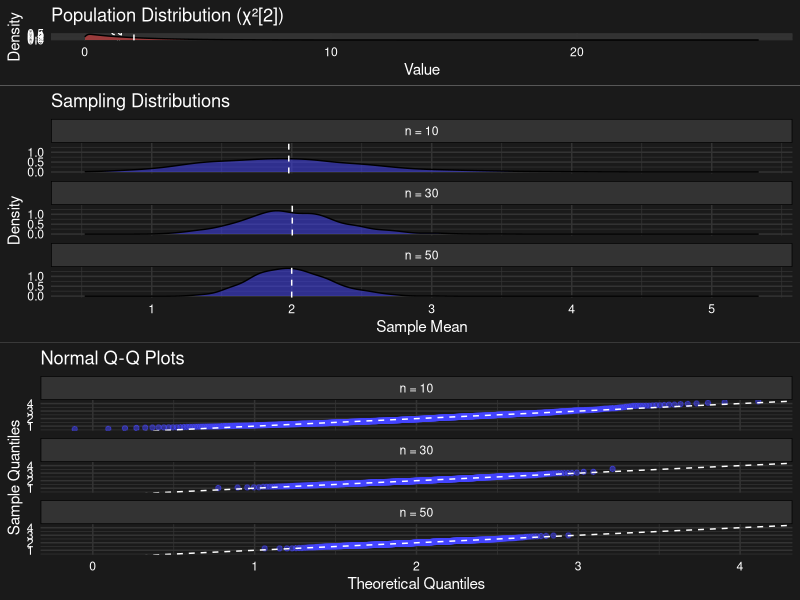

This chart was generated by the following R code:
# Enhanced CLT Visualization with Multiple Sample Sizes
library(ggplot2)
library(gridExtra)
library(cowplot)
library(dplyr)

# Generate chi-square population
set.seed(123)
n_pop <- 1000000
population <- rchisq(n_pop, df = 2)

# Function to generate sample means for different sample sizes
generate_means <- function(n_size, n_samples = 1000) {
  means <- numeric(n_samples)
  for(i in 1:n_samples) {
    means[i] <- mean(sample(population, size = n_size))
  }
  return(data.frame(
    means = means,
    size = paste("n =", n_size)
  ))
}

# Generate means for different sample sizes
sample_sizes <- c(10, 30, 50)
all_means <- do.call(rbind, lapply(sample_sizes, generate_means))

# Create QQ plots data
qq_data <- lapply(sample_sizes, function(n) {
  means <- generate_means(n)$means
  theoretical <- qnorm(ppoints(length(means)), 
                      mean = mean(means), 
                      sd = sd(means))
  data.frame(
    observed = sort(means),
    theoretical = theoretical,
    size = paste("n =", n)
  )
})
qq_data <- do.call(rbind, qq_data)

# Create plots
# Population distribution
pop_plot <- ggplot(data.frame(x = population), aes(x = x)) +
  geom_density(fill = "#ff4444", alpha = 0.5) +
  geom_vline(xintercept = mean(population), 
             color = "#ffffff", 
             linetype = "dashed") +
  annotate("text", 
           x = mean(population), 
           y = 0.5, 
           label = sprintf("μ = %.2f", mean(population)),
           color = "#ffffff",
           angle = 90,
           vjust = -1) +
  labs(title = "Population Distribution (χ²[2])",
       x = "Value",
       y = "Density") +
  theme_minimal() +
  theme(
    plot.background = element_rect(fill = "#1a1a1a", color = NA),
    panel.background = element_rect(fill = "#1a1a1a", color = NA),
    text = element_text(color = "#ffffff"),
    axis.text = element_text(color = "#ffffff"),
    panel.grid = element_line(color = "#333333")
  )

# Sampling distributions
means_plot <- ggplot(all_means, aes(x = means)) +
  geom_density(fill = "#4444ff", alpha = 0.5) +
  facet_wrap(~size, ncol = 1) +
  geom_vline(data = aggregate(means ~ size, all_means, mean),
             aes(xintercept = means),
             color = "#ffffff",
             linetype = "dashed") +
  labs(title = "Sampling Distributions",
       x = "Sample Mean",
       y = "Density") +
  theme_minimal() +
  theme(
    plot.background = element_rect(fill = "#1a1a1a", color = NA),
    panel.background = element_rect(fill = "#1a1a1a", color = NA),
    text = element_text(color = "#ffffff"),
    axis.text = element_text(color = "#ffffff"),
    panel.grid = element_line(color = "#333333"),
    strip.background = element_rect(fill = "#333333"),
    strip.text = element_text(color = "#ffffff")
  )

# QQ plots
qq_plot <- ggplot(qq_data, aes(x = theoretical, y = observed)) +
  geom_point(color = "#4444ff", alpha = 0.5) +
  geom_abline(slope = 1, intercept = 0, 
              color = "#ffffff", 
              linetype = "dashed") +
  facet_wrap(~size, ncol = 1) +
  labs(title = "Normal Q-Q Plots",
       x = "Theoretical Quantiles",
       y = "Sample Quantiles") +
  theme_minimal() +
  theme(
    plot.background = element_rect(fill = "#1a1a1a", color = NA),
    panel.background = element_rect(fill = "#1a1a1a", color = NA),
    text = element_text(color = "#ffffff"),
    axis.text = element_text(color = "#ffffff"),
    panel.grid = element_line(color = "#333333"),
    strip.background = element_rect(fill = "#333333"),
    strip.text = element_text(color = "#ffffff")
  )

# Arrange plots
combined_plots <- plot_grid(
  pop_plot, 
  means_plot, 
  qq_plot, 
  ncol = 1,
  rel_heights = c(1, 3, 3)
)

# Save final plot
ggsave("enhanced_clt_analysis.png", 
       combined_plots, 
       width = 10, 
       height = 15, 
       dpi = 300,
       bg = "#1a1a1a")

# Print summary statistics for each sample size
cat("\nSummary Statistics:\n")
for(size in sample_sizes) {
  means <- generate_means(size)$means
  cat(sprintf("\nSample Size %d:", size))
  cat(sprintf("\n  Mean: %.3f", mean(means)))
  cat(sprintf("\n  SD: %.3f", sd(means)))
  cat(sprintf("\n  Theoretical SE: %.3f", sqrt(2*2/size)))
  cat(sprintf("\n  Empirical SE: %.3f\n", sd(means)))
}